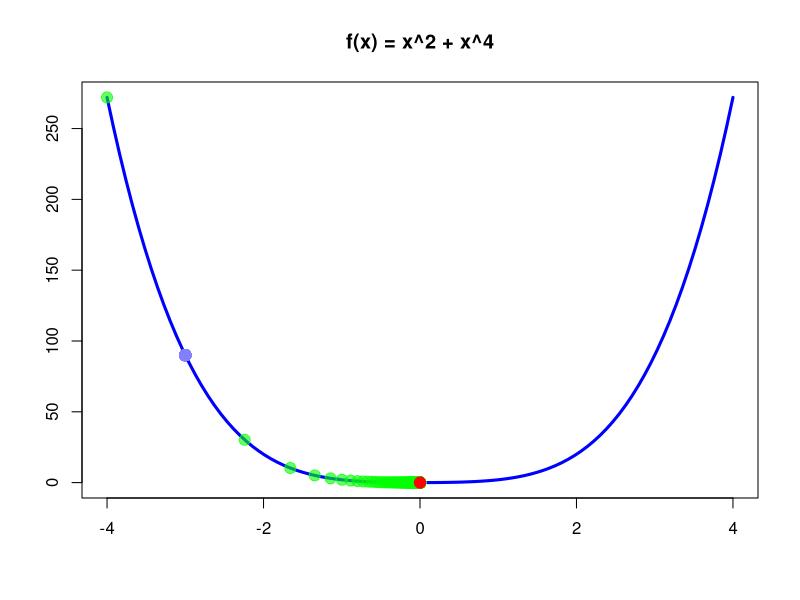

Write the R code that produced this figure.
# --------------------------------------
# Secante 1
#
# Author : Alan Samuel Aguirre Salazar
# --------------------------------------



library(Deriv)

# grafica()

f = function(x){
  x^2 + x^4
}

xd = 1e-4

f1 = function(x){
  (f(x+xd)-f(x)) / xd
}

f2 = function(x){
  (f1(x+xd)-f1(x)) / xd
}

grafica = function(){
  z = seq(-4,4, length=100)
  plot(z,f(z), type="l",col="blue",lwd=3, xlab="", ylab="", main='f(x) = x^2 + x^4')
}

grafica()

secante = function(x1, x2, err){
  a = 0
  for(i in 1:1000){
    print(i)
    points(x1, f(x1), pch=19, col=rgb(0,1,0, 0.6), cex=1.5)
    points(x2, f(x2), pch=19, col=rgb(0.5,0.5,1, 0.6), cex=1.5)
    a = x2 - f1(x2)/((f1(x2)-f1(x1))/(x2-x1))
    if(f1(a) > 0){
      x2 = a
    }
    else{
      x1 = a 
    }
    if(abs(f1(a)) < err){
      break
    }
  }
  
  cat('x*=', a, 'f(x*)=', f(a))
  points(a, f(a), pch=19, col=rgb(1,0,0,1), cex=1.5)
}

secante(-4, -3, 1e-8)

